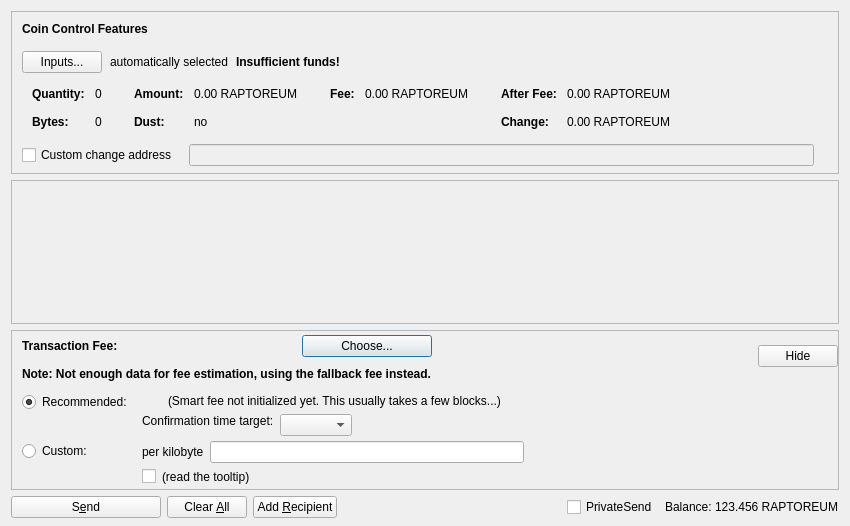
<?xml version="1.0" encoding="UTF-8"?>
<ui version="4.0">
 <class>SendCoinsDialog</class>
 <widget class="QDialog" name="SendCoinsDialog">
  <property name="geometry">
   <rect>
    <x>0</x>
    <y>0</y>
    <width>850</width>
    <height>526</height>
   </rect>
  </property>
  <property name="windowTitle">
   <string>Send Coins</string>
  </property>
  <layout class="QVBoxLayout" name="verticalLayout" stretch="0,1,0,0">
   <property name="bottomMargin">
    <number>8</number>
   </property>
   <item>
    <widget class="QFrame" name="frameCoinControl">
     <property name="sizePolicy">
      <sizepolicy hsizetype="Expanding" vsizetype="Expanding">
       <horstretch>0</horstretch>
       <verstretch>0</verstretch>
      </sizepolicy>
     </property>
     <property name="maximumSize">
      <size>
       <width>16777215</width>
       <height>16777215</height>
      </size>
     </property>
     <property name="frameShape">
      <enum>QFrame::StyledPanel</enum>
     </property>
     <property name="frameShadow">
      <enum>QFrame::Sunken</enum>
     </property>
     <layout class="QVBoxLayout" name="verticalLayoutCoinControl2">
      <property name="spacing">
       <number>0</number>
      </property>
      <property name="leftMargin">
       <number>0</number>
      </property>
      <property name="topMargin">
       <number>0</number>
      </property>
      <property name="rightMargin">
       <number>0</number>
      </property>
      <property name="bottomMargin">
       <number>6</number>
      </property>
      <item>
       <layout class="QVBoxLayout" name="verticalLayoutCoinControl" stretch="0,0,0,0,1">
        <property name="spacing">
         <number>0</number>
        </property>
        <property name="leftMargin">
         <number>10</number>
        </property>
        <property name="topMargin">
         <number>10</number>
        </property>
        <item>
         <layout class="QHBoxLayout" name="horizontalLayoutCoinControl1">
          <property name="bottomMargin">
           <number>15</number>
          </property>
          <item>
           <widget class="QLabel" name="labelCoinControlFeatures">
            <property name="sizePolicy">
             <sizepolicy hsizetype="Preferred" vsizetype="Maximum">
              <horstretch>0</horstretch>
              <verstretch>0</verstretch>
             </sizepolicy>
            </property>
            <property name="font">
             <font>
              <weight>75</weight>
              <bold>true</bold>
             </font>
            </property>
            <property name="styleSheet">
             <string notr="true">font-weight:bold;</string>
            </property>
            <property name="text">
             <string>Coin Control Features</string>
            </property>
           </widget>
          </item>
         </layout>
        </item>
        <item>
         <layout class="QHBoxLayout" name="horizontalLayoutCoinControl2" stretch="0,0,0,0">
          <property name="spacing">
           <number>8</number>
          </property>
          <property name="bottomMargin">
           <number>10</number>
          </property>
          <item>
           <widget class="QPushButton" name="pushButtonCoinControl">
            <property name="styleSheet">
             <string notr="true"/>
            </property>
            <property name="text">
             <string>Inputs...</string>
            </property>
            <property name="autoDefault">
             <bool>false</bool>
            </property>
           </widget>
          </item>
          <item>
           <widget class="QLabel" name="labelCoinControlAutomaticallySelected">
            <property name="text">
             <string>automatically selected</string>
            </property>
            <property name="margin">
             <number>5</number>
            </property>
           </widget>
          </item>
          <item>
           <widget class="QLabel" name="labelCoinControlInsuffFunds">
            <property name="font">
             <font>
              <weight>75</weight>
              <bold>true</bold>
             </font>
            </property>
            <property name="styleSheet">
             <string notr="true">font-weight:bold;</string>
            </property>
            <property name="text">
             <string>Insufficient funds!</string>
            </property>
            <property name="margin">
             <number>5</number>
            </property>
           </widget>
          </item>
          <item>
           <spacer name="horizontalSpacerCoinControl">
            <property name="orientation">
             <enum>Qt::Horizontal</enum>
            </property>
            <property name="sizeHint" stdset="0">
             <size>
              <width>40</width>
              <height>1</height>
             </size>
            </property>
           </spacer>
          </item>
         </layout>
        </item>
        <item>
         <widget class="QWidget" name="widgetCoinControl" native="true">
          <property name="sizePolicy">
           <sizepolicy hsizetype="Preferred" vsizetype="Preferred">
            <horstretch>0</horstretch>
            <verstretch>0</verstretch>
           </sizepolicy>
          </property>
          <property name="minimumSize">
           <size>
            <width>0</width>
            <height>0</height>
           </size>
          </property>
          <property name="styleSheet">
           <string notr="true"/>
          </property>
          <layout class="QHBoxLayout" name="horizontalLayoutCoinControl5">
           <property name="leftMargin">
            <number>0</number>
           </property>
           <property name="topMargin">
            <number>0</number>
           </property>
           <property name="rightMargin">
            <number>0</number>
           </property>
           <property name="bottomMargin">
            <number>0</number>
           </property>
           <item>
            <layout class="QHBoxLayout" name="horizontalLayoutCoinControl3" stretch="0,0,0,1">
             <property name="spacing">
              <number>20</number>
             </property>
             <property name="topMargin">
              <number>0</number>
             </property>
             <property name="bottomMargin">
              <number>10</number>
             </property>
             <item>
              <layout class="QFormLayout" name="formLayoutCoinControl1">
               <property name="horizontalSpacing">
                <number>10</number>
               </property>
               <property name="verticalSpacing">
                <number>14</number>
               </property>
               <property name="leftMargin">
                <number>10</number>
               </property>
               <property name="topMargin">
                <number>4</number>
               </property>
               <property name="rightMargin">
                <number>6</number>
               </property>
               <item row="0" column="0">
                <widget class="QLabel" name="labelCoinControlQuantityText">
                 <property name="font">
                  <font>
                   <weight>75</weight>
                   <bold>true</bold>
                  </font>
                 </property>
                 <property name="text">
                  <string>Quantity:</string>
                 </property>
                 <property name="margin">
                  <number>0</number>
                 </property>
                </widget>
               </item>
               <item row="0" column="1">
                <widget class="QLabel" name="labelCoinControlQuantity">
                 <property name="cursor">
                  <cursorShape>IBeamCursor</cursorShape>
                 </property>
                 <property name="contextMenuPolicy">
                  <enum>Qt::ActionsContextMenu</enum>
                 </property>
                 <property name="text">
                  <string notr="true">0</string>
                 </property>
                 <property name="margin">
                  <number>0</number>
                 </property>
                 <property name="textInteractionFlags">
                  <set>Qt::LinksAccessibleByMouse|Qt::TextSelectableByKeyboard|Qt::TextSelectableByMouse</set>
                 </property>
                </widget>
               </item>
               <item row="1" column="0">
                <widget class="QLabel" name="labelCoinControlBytesText">
                 <property name="font">
                  <font>
                   <weight>75</weight>
                   <bold>true</bold>
                  </font>
                 </property>
                 <property name="text">
                  <string>Bytes:</string>
                 </property>
                </widget>
               </item>
               <item row="1" column="1">
                <widget class="QLabel" name="labelCoinControlBytes">
                 <property name="cursor">
                  <cursorShape>IBeamCursor</cursorShape>
                 </property>
                 <property name="contextMenuPolicy">
                  <enum>Qt::ActionsContextMenu</enum>
                 </property>
                 <property name="text">
                  <string notr="true">0</string>
                 </property>
                 <property name="textInteractionFlags">
                  <set>Qt::LinksAccessibleByMouse|Qt::TextSelectableByKeyboard|Qt::TextSelectableByMouse</set>
                 </property>
                </widget>
               </item>
              </layout>
             </item>
             <item>
              <layout class="QFormLayout" name="formLayoutCoinControl2">
               <property name="horizontalSpacing">
                <number>10</number>
               </property>
               <property name="verticalSpacing">
                <number>14</number>
               </property>
               <property name="leftMargin">
                <number>6</number>
               </property>
               <property name="topMargin">
                <number>4</number>
               </property>
               <property name="rightMargin">
                <number>6</number>
               </property>
               <item row="0" column="0">
                <widget class="QLabel" name="labelCoinControlAmountText">
                 <property name="font">
                  <font>
                   <weight>75</weight>
                   <bold>true</bold>
                  </font>
                 </property>
                 <property name="text">
                  <string>Amount:</string>
                 </property>
                 <property name="margin">
                  <number>0</number>
                 </property>
                </widget>
               </item>
               <item row="0" column="1">
                <widget class="QLabel" name="labelCoinControlAmount">
                 <property name="cursor">
                  <cursorShape>IBeamCursor</cursorShape>
                 </property>
                 <property name="contextMenuPolicy">
                  <enum>Qt::ActionsContextMenu</enum>
                 </property>
                 <property name="text">
                  <string notr="true">0.00 RAPTOREUM</string>
                 </property>
                 <property name="textInteractionFlags">
                  <set>Qt::LinksAccessibleByMouse|Qt::TextSelectableByKeyboard|Qt::TextSelectableByMouse</set>
                 </property>
                </widget>
               </item>
               <item row="1" column="0">
                <widget class="QLabel" name="labelCoinControlLowOutputText">
                 <property name="font">
                  <font>
                   <weight>75</weight>
                   <bold>true</bold>
                  </font>
                 </property>
                 <property name="text">
                  <string>Dust:</string>
                 </property>
                </widget>
               </item>
               <item row="1" column="1">
                <widget class="QLabel" name="labelCoinControlLowOutput">
                 <property name="cursor">
                  <cursorShape>IBeamCursor</cursorShape>
                 </property>
                 <property name="contextMenuPolicy">
                  <enum>Qt::ActionsContextMenu</enum>
                 </property>
                 <property name="text">
                  <string notr="true">no</string>
                 </property>
                 <property name="textInteractionFlags">
                  <set>Qt::LinksAccessibleByMouse|Qt::TextSelectableByKeyboard|Qt::TextSelectableByMouse</set>
                 </property>
                </widget>
               </item>
              </layout>
             </item>
             <item>
              <layout class="QFormLayout" name="formLayoutCoinControl3">
               <property name="horizontalSpacing">
                <number>10</number>
               </property>
               <property name="verticalSpacing">
                <number>14</number>
               </property>
               <property name="leftMargin">
                <number>6</number>
               </property>
               <property name="topMargin">
                <number>4</number>
               </property>
               <property name="rightMargin">
                <number>6</number>
               </property>
               <item row="0" column="0">
                <widget class="QLabel" name="labelCoinControlFeeText">
                 <property name="font">
                  <font>
                   <weight>75</weight>
                   <bold>true</bold>
                  </font>
                 </property>
                 <property name="text">
                  <string>Fee:</string>
                 </property>
                 <property name="margin">
                  <number>0</number>
                 </property>
                </widget>
               </item>
               <item row="0" column="1">
                <widget class="QLabel" name="labelCoinControlFee">
                 <property name="cursor">
                  <cursorShape>IBeamCursor</cursorShape>
                 </property>
                 <property name="contextMenuPolicy">
                  <enum>Qt::ActionsContextMenu</enum>
                 </property>
                 <property name="text">
                  <string notr="true">0.00 RAPTOREUM</string>
                 </property>
                 <property name="textInteractionFlags">
                  <set>Qt::LinksAccessibleByMouse|Qt::TextSelectableByKeyboard|Qt::TextSelectableByMouse</set>
                 </property>
                </widget>
               </item>
              </layout>
             </item>
             <item>
              <layout class="QFormLayout" name="formLayoutCoinControl4">
               <property name="horizontalSpacing">
                <number>10</number>
               </property>
               <property name="verticalSpacing">
                <number>14</number>
               </property>
               <property name="leftMargin">
                <number>6</number>
               </property>
               <property name="topMargin">
                <number>4</number>
               </property>
               <property name="rightMargin">
                <number>6</number>
               </property>
               <item row="0" column="0">
                <widget class="QLabel" name="labelCoinControlAfterFeeText">
                 <property name="font">
                  <font>
                   <weight>75</weight>
                   <bold>true</bold>
                  </font>
                 </property>
                 <property name="text">
                  <string>After Fee:</string>
                 </property>
                 <property name="margin">
                  <number>0</number>
                 </property>
                </widget>
               </item>
               <item row="0" column="1">
                <widget class="QLabel" name="labelCoinControlAfterFee">
                 <property name="cursor">
                  <cursorShape>IBeamCursor</cursorShape>
                 </property>
                 <property name="contextMenuPolicy">
                  <enum>Qt::ActionsContextMenu</enum>
                 </property>
                 <property name="text">
                  <string notr="true">0.00 RAPTOREUM</string>
                 </property>
                 <property name="textInteractionFlags">
                  <set>Qt::LinksAccessibleByMouse|Qt::TextSelectableByKeyboard|Qt::TextSelectableByMouse</set>
                 </property>
                </widget>
               </item>
               <item row="1" column="0">
                <widget class="QLabel" name="labelCoinControlChangeText">
                 <property name="font">
                  <font>
                   <weight>75</weight>
                   <bold>true</bold>
                  </font>
                 </property>
                 <property name="text">
                  <string>Change:</string>
                 </property>
                </widget>
               </item>
               <item row="1" column="1">
                <widget class="QLabel" name="labelCoinControlChange">
                 <property name="cursor">
                  <cursorShape>IBeamCursor</cursorShape>
                 </property>
                 <property name="contextMenuPolicy">
                  <enum>Qt::ActionsContextMenu</enum>
                 </property>
                 <property name="text">
                  <string notr="true">0.00 RAPTOREUM</string>
                 </property>
                 <property name="textInteractionFlags">
                  <set>Qt::LinksAccessibleByMouse|Qt::TextSelectableByKeyboard|Qt::TextSelectableByMouse</set>
                 </property>
                </widget>
               </item>
              </layout>
             </item>
            </layout>
           </item>
          </layout>
         </widget>
        </item>
        <item>
         <layout class="QHBoxLayout" name="horizontalLayoutCoinControl4" stretch="0,0,0">
          <property name="spacing">
           <number>12</number>
          </property>
          <property name="sizeConstraint">
           <enum>QLayout::SetDefaultConstraint</enum>
          </property>
          <property name="topMargin">
           <number>5</number>
          </property>
          <property name="rightMargin">
           <number>5</number>
          </property>
          <item>
           <widget class="QCheckBox" name="checkBoxCoinControlChange">
            <property name="toolTip">
             <string>If this is activated, but the change address is empty or invalid, change will be sent to a newly generated address.</string>
            </property>
            <property name="text">
             <string>Custom change address</string>
            </property>
           </widget>
          </item>
          <item>
           <widget class="QValidatedLineEdit" name="lineEditCoinControlChange">
            <property name="enabled">
             <bool>false</bool>
            </property>
            <property name="sizePolicy">
             <sizepolicy hsizetype="Expanding" vsizetype="Fixed">
              <horstretch>0</horstretch>
              <verstretch>0</verstretch>
             </sizepolicy>
            </property>
           </widget>
          </item>
          <item>
           <widget class="QLabel" name="labelCoinControlChangeLabel">
            <property name="sizePolicy">
             <sizepolicy hsizetype="Preferred" vsizetype="Expanding">
              <horstretch>0</horstretch>
              <verstretch>0</verstretch>
             </sizepolicy>
            </property>
            <property name="minimumSize">
             <size>
              <width>0</width>
              <height>0</height>
             </size>
            </property>
            <property name="text">
             <string/>
            </property>
            <property name="margin">
             <number>3</number>
            </property>
           </widget>
          </item>
         </layout>
        </item>
        <item>
         <spacer name="verticalSpacerCoinControl">
          <property name="orientation">
           <enum>Qt::Vertical</enum>
          </property>
          <property name="sizeHint" stdset="0">
           <size>
            <width>800</width>
            <height>1</height>
           </size>
          </property>
         </spacer>
        </item>
       </layout>
      </item>
     </layout>
    </widget>
   </item>
   <item>
    <widget class="QScrollArea" name="scrollArea">
     <property name="widgetResizable">
      <bool>true</bool>
     </property>
     <widget class="QWidget" name="scrollAreaWidgetContents">
      <property name="geometry">
       <rect>
        <x>0</x>
        <y>0</y>
        <width>830</width>
        <height>104</height>
       </rect>
      </property>
      <layout class="QVBoxLayout" name="verticalLayout_2" stretch="0,1">
       <property name="leftMargin">
        <number>0</number>
       </property>
       <property name="topMargin">
        <number>0</number>
       </property>
       <property name="rightMargin">
        <number>0</number>
       </property>
       <property name="bottomMargin">
        <number>0</number>
       </property>
       <item>
        <layout class="QVBoxLayout" name="entries">
         <property name="spacing">
          <number>6</number>
         </property>
        </layout>
       </item>
       <item>
        <spacer name="verticalSpacer">
         <property name="orientation">
          <enum>Qt::Vertical</enum>
         </property>
         <property name="sizeHint" stdset="0">
          <size>
           <width>20</width>
           <height>40</height>
          </size>
         </property>
        </spacer>
       </item>
      </layout>
     </widget>
    </widget>
   </item>
   <item>
    <widget class="QFrame" name="frameFee">
     <property name="sizePolicy">
      <sizepolicy hsizetype="Expanding" vsizetype="Expanding">
       <horstretch>0</horstretch>
       <verstretch>0</verstretch>
      </sizepolicy>
     </property>
     <property name="maximumSize">
      <size>
       <width>16777215</width>
       <height>16777215</height>
      </size>
     </property>
     <property name="frameShape">
      <enum>QFrame::StyledPanel</enum>
     </property>
     <property name="frameShadow">
      <enum>QFrame::Sunken</enum>
     </property>
     <layout class="QVBoxLayout" name="verticalLayoutFee1">
      <property name="spacing">
       <number>0</number>
      </property>
      <property name="leftMargin">
       <number>0</number>
      </property>
      <property name="topMargin">
       <number>0</number>
      </property>
      <property name="rightMargin">
       <number>0</number>
      </property>
      <property name="bottomMargin">
       <number>0</number>
      </property>
      <item>
       <layout class="QVBoxLayout" name="verticalLayoutFee2" stretch="0,0,0">
        <property name="spacing">
         <number>0</number>
        </property>
        <property name="leftMargin">
         <number>10</number>
        </property>
        <property name="topMargin">
         <number>0</number>
        </property>
        <item>
         <layout class="QHBoxLayout" name="horizontalLayoutFee1">
          <property name="bottomMargin">
           <number>0</number>
          </property>
          <item>
           <layout class="QVBoxLayout" name="verticalLayoutFee7">
            <property name="spacing">
             <number>0</number>
            </property>
            <item>
             <spacer name="verticalSpacerSmartFee">
              <property name="orientation">
               <enum>Qt::Vertical</enum>
              </property>
              <property name="sizeType">
               <enum>QSizePolicy::Fixed</enum>
              </property>
              <property name="sizeHint" stdset="0">
               <size>
                <width>1</width>
                <height>4</height>
               </size>
              </property>
             </spacer>
            </item>
            <item>
             <layout class="QHBoxLayout" name="horizontalLayoutSmartFee">
              <property name="spacing">
               <number>10</number>
              </property>
              <item>
               <widget class="QLabel" name="labelFeeHeadline">
                <property name="sizePolicy">
                 <sizepolicy hsizetype="Preferred" vsizetype="Maximum">
                  <horstretch>0</horstretch>
                  <verstretch>0</verstretch>
                 </sizepolicy>
                </property>
                <property name="font">
                 <font>
                  <weight>75</weight>
                  <bold>true</bold>
                 </font>
                </property>
                <property name="styleSheet">
                 <string notr="true">font-weight:bold;</string>
                </property>
                <property name="text">
                 <string>Transaction Fee:</string>
                </property>
               </widget>
              </item>
              <item>
               <widget class="QLabel" name="labelFeeMinimized">
                <property name="text">
                 <string/>
                </property>
               </widget>
              </item>
              <item>
               <widget class="QPushButton" name="buttonChooseFee">
                <property name="text">
                 <string>Choose...</string>
                </property>
               </widget>
              </item>
             </layout>
            </item>
            <item>
             <spacer name="verticalSpacer_7">
              <property name="orientation">
               <enum>Qt::Vertical</enum>
              </property>
              <property name="sizeHint" stdset="0">
               <size>
                <width>1</width>
                <height>10</height>
               </size>
              </property>
             </spacer>
            </item>
            <item>
             <widget class="QLabel" name="fallbackFeeWarningLabel">
              <property name="toolTip">
               <string>Using the fallbackfee can result in sending a transaction that will take several hours or days (or never) to confirm. Consider choosing your fee manually or wait until you have validated the complete chain.</string>
              </property>
              <property name="font">
              <font>
                  <weight>75</weight>
                  <bold>true</bold>
              </font>
              </property>
              <property name="text">
               <string>Note: Not enough data for fee estimation, using the fallback fee instead.</string>
              </property>
              <property name="wordWrap">
               <bool>false</bool>
              </property>
             </widget>
            </item>
            <item>
             <spacer name="verticalSpacer_5">
              <property name="orientation">
               <enum>Qt::Vertical</enum>
              </property>
              <property name="sizeHint" stdset="0">
               <size>
                <width>1</width>
                <height>1</height>
               </size>
              </property>
             </spacer>
            </item>
           </layout>
          </item>
          <item>
           <spacer name="horizontalSpacer_4">
            <property name="orientation">
             <enum>Qt::Horizontal</enum>
            </property>
            <property name="sizeHint" stdset="0">
             <size>
              <width>1</width>
              <height>1</height>
             </size>
            </property>
           </spacer>
          </item>
          <item>
           <widget class="QPushButton" name="buttonMinimizeFee">
            <property name="toolTip">
             <string>collapse fee-settings</string>
            </property>
            <property name="text">
             <string>Hide</string>
            </property>
           </widget>
          </item>
         </layout>
        </item>
        <item>
         <widget class="QFrame" name="frameFeeSelection">
          <layout class="QVBoxLayout" name="verticalLayoutFee12">
           <property name="spacing">
            <number>0</number>
           </property>
           <property name="leftMargin">
            <number>0</number>
           </property>
           <property name="topMargin">
            <number>0</number>
           </property>
           <property name="rightMargin">
            <number>0</number>
           </property>
           <property name="bottomMargin">
            <number>0</number>
           </property>
           <item>
            <layout class="QGridLayout" name="gridLayoutFee">
             <property name="topMargin">
              <number>10</number>
             </property>
             <property name="bottomMargin">
              <number>4</number>
             </property>
             <property name="horizontalSpacing">
              <number>10</number>
             </property>
             <property name="verticalSpacing">
              <number>4</number>
             </property>
             <item row="1" column="1">
              <layout class="QVBoxLayout" name="verticalLayoutFee8">
               <property name="spacing">
                <number>6</number>
               </property>
               <item>
                <layout class="QHBoxLayout" name="horizontalLayoutFee13">
                 <item>
                  <widget class="QLabel" name="labelCustomPerKilobyte">
                   <property name="toolTip">
                    <string>If the custom fee is set to 1000 duffs and the transaction is only 250 bytes, then &quot;per kilobyte&quot; only pays 250 duffs in fee,&lt;br /&gt;while &quot;at least&quot; pays 1000 duffs. For transactions bigger than a kilobyte both pay by kilobyte.</string>
                   </property>
                   <property name="text">
                    <string>per kilobyte</string>
                   </property>
                  </widget>
                 </item>
                 <item>
                  <widget class="BitcoinAmountField" name="customFee"/>
                 </item>
                 <item>
                  <spacer name="horizontalSpacer_6">
                   <property name="orientation">
                    <enum>Qt::Horizontal</enum>
                   </property>
                   <property name="sizeHint" stdset="0">
                    <size>
                     <width>1</width>
                     <height>1</height>
                    </size>
                   </property>
                  </spacer>
                 </item>
                </layout>
               </item>
               <item>
                <layout class="QHBoxLayout" name="horizontalLayoutFee8">
                 <item>
                  <widget class="QCheckBox" name="checkBoxMinimumFee">
                   <property name="toolTip">
                    <string>Paying only the minimum fee is just fine as long as there is less transaction volume than space in the blocks.&lt;br /&gt;But be aware that this can end up in a never confirming transaction once there is more demand for thooneum transactions than the network can process.</string>
                   </property>
                   <property name="text">
                    <string/>
                   </property>
                  </widget>
                 </item>
                 <item>
                  <widget class="QLabel" name="labelMinFeeWarning">
                   <property name="enabled">
                    <bool>true</bool>
                   </property>
                   <property name="toolTip">
                    <string>Paying only the minimum fee is just fine as long as there is less transaction volume than space in the blocks.&lt;br /&gt;But be aware that this can end up in a never confirming transaction once there is more demand for thooneum transactions than the network can process.</string>
                   </property>
                   <property name="text">
                    <string>(read the tooltip)</string>
                   </property>
                   <property name="margin">
                    <number>5</number>
                   </property>
                  </widget>
                 </item>
                 <item>
                  <spacer name="horizontalSpacer_2">
                   <property name="orientation">
                    <enum>Qt::Horizontal</enum>
                   </property>
                   <property name="sizeHint" stdset="0">
                    <size>
                     <width>1</width>
                     <height>1</height>
                    </size>
                   </property>
                  </spacer>
                 </item>
                </layout>
               </item>
              </layout>
             </item>
             <item row="0" column="0">
              <layout class="QVBoxLayout" name="verticalLayoutFee4" stretch="0,1">
               <item>
                <widget class="QRadioButton" name="radioSmartFee">
                 <property name="text">
                  <string>Recommended:</string>
                 </property>
                 <property name="checked">
                  <bool>true</bool>
                 </property>
                 <attribute name="buttonGroup">
                  <string notr="true">groupFee</string>
                 </attribute>
                </widget>
               </item>
               <item>
                <spacer name="verticalSpacer_2">
                 <property name="orientation">
                  <enum>Qt::Vertical</enum>
                 </property>
                 <property name="sizeHint" stdset="0">
                  <size>
                   <width>1</width>
                   <height>1</height>
                  </size>
                 </property>
                </spacer>
               </item>
              </layout>
             </item>
             <item row="1" column="0">
              <layout class="QVBoxLayout" name="verticalLayoutFee9" stretch="0,1">
               <item>
                <widget class="QRadioButton" name="radioCustomFee">
                 <property name="text">
                  <string>Custom:</string>
                 </property>
                 <attribute name="buttonGroup">
                  <string notr="true">groupFee</string>
                 </attribute>
                </widget>
               </item>
               <item>
                <spacer name="verticalSpacer_6">
                 <property name="orientation">
                  <enum>Qt::Vertical</enum>
                 </property>
                 <property name="sizeHint" stdset="0">
                  <size>
                   <width>1</width>
                   <height>1</height>
                  </size>
                 </property>
                </spacer>
               </item>
              </layout>
             </item>
             <item row="0" column="1">
              <layout class="QVBoxLayout" name="verticalLayoutFee3" stretch="0,0,1">
               <property name="spacing">
                <number>6</number>
               </property>
               <property name="topMargin">
                <number>2</number>
               </property>
               <item>
                <layout class="QHBoxLayout" name="horizontalLayoutFee12">
                 <item>
                  <widget class="QLabel" name="labelSmartFee">
                   <property name="text">
                    <string/>
                   </property>
                   <property name="margin">
                    <number>2</number>
                   </property>
                  </widget>
                 </item>
                 <item>
                  <widget class="QLabel" name="labelFeeEstimation">
                   <property name="text">
                    <string/>
                   </property>
                  </widget>
                 </item>
                 <item>
                  <widget class="QLabel" name="labelSmartFee2">
                   <property name="text">
                    <string>(Smart fee not initialized yet. This usually takes a few blocks...)</string>
                   </property>
                   <property name="margin">
                    <number>2</number>
                   </property>
                  </widget>
                 </item>
                 <item>
                  <spacer name="horizontalSpacer_5">
                   <property name="orientation">
                    <enum>Qt::Horizontal</enum>
                   </property>
                   <property name="sizeHint" stdset="0">
                    <size>
                     <width>1</width>
                     <height>1</height>
                    </size>
                   </property>
                  </spacer>
                 </item>
                </layout>
               </item>
               <item>
                <layout class="QHBoxLayout" name="horizontalLayoutFee9">
                 <item>
                  <layout class="QVBoxLayout" name="verticalLayoutFee6">
                   <item>
                    <widget class="QLabel" name="labelSmartFee3">
                     <property name="text">
                      <string>Confirmation time target:</string>
                     </property>
                     <property name="margin">
                      <number>2</number>
                     </property>
                    </widget>
                   </item>
                   <item>
                    <spacer name="verticalSpacer_3">
                     <property name="orientation">
                      <enum>Qt::Vertical</enum>
                     </property>
                     <property name="sizeHint" stdset="0">
                      <size>
                       <width>1</width>
                       <height>1</height>
                      </size>
                     </property>
                    </spacer>
                   </item>
                  </layout>
                 </item>
                 <item>
                  <layout class="QVBoxLayout" name="verticalLayoutFee5">
                   <property name="rightMargin">
                    <number>30</number>
                   </property>
                   <item>
                    <layout class="QHBoxLayout" name="horizontalLayoutConfTarget">
                     <property name="bottomMargin">
                      <number>0</number>
                     </property>
                     <item>
                      <widget class="QComboBox" name="confTargetSelector"/>
                     </item>
                     <item>
                      <spacer name="horizontalSpacerConfTarget">
                       <property name="orientation">
                        <enum>Qt::Horizontal</enum>
                       </property>
                       <property name="sizeHint" stdset="0">
                        <size>
                         <width>40</width>
                         <height>20</height>
                        </size>
                       </property>
                      </spacer>
                     </item>
                    </layout>
                   </item>
                  </layout>
                 </item>
                </layout>
               </item>
               <item>
                <spacer name="verticalSpacer_4">
                 <property name="orientation">
                  <enum>Qt::Vertical</enum>
                 </property>
                 <property name="sizeHint" stdset="0">
                  <size>
                   <width>1</width>
                   <height>1</height>
                  </size>
                 </property>
                </spacer>
               </item>
              </layout>
             </item>
            </layout>
           </item>
          </layout>
         </widget>
        </item>
        <item>
         <spacer name="verticalSpacerFee">
          <property name="orientation">
           <enum>Qt::Vertical</enum>
          </property>
          <property name="sizeHint" stdset="0">
           <size>
            <width>800</width>
            <height>1</height>
           </size>
          </property>
         </spacer>
        </item>
       </layout>
      </item>
     </layout>
    </widget>
   </item>
   <item>
    <layout class="QHBoxLayout" name="horizontalLayout">
     <item>
      <widget class="QPushButton" name="sendButton">
       <property name="minimumSize">
        <size>
         <width>150</width>
         <height>0</height>
        </size>
       </property>
       <property name="toolTip">
        <string>Confirm the send action</string>
       </property>
       <property name="text">
        <string>S&amp;end</string>
       </property>
       <property name="autoDefault">
        <bool>false</bool>
       </property>
       <property name="default">
        <bool>false</bool>
       </property>
      </widget>
     </item>
     <item>
      <widget class="QPushButton" name="clearButton">
       <property name="sizePolicy">
        <sizepolicy hsizetype="Minimum" vsizetype="Fixed">
         <horstretch>0</horstretch>
         <verstretch>0</verstretch>
        </sizepolicy>
       </property>
       <property name="toolTip">
        <string>Clear all fields of the form.</string>
       </property>
       <property name="text">
        <string>Clear &amp;All</string>
       </property>
       <property name="autoDefault">
        <bool>false</bool>
       </property>
      </widget>
     </item>
     <item>
      <widget class="QPushButton" name="addButton">
       <property name="toolTip">
        <string>Send to multiple recipients at once</string>
       </property>
       <property name="text">
        <string>Add &amp;Recipient</string>
       </property>
       <property name="autoDefault">
        <bool>false</bool>
       </property>
      </widget>
     </item>
     <item>
      <spacer name="horizontalSpacer">
       <property name="orientation">
        <enum>Qt::Horizontal</enum>
       </property>
       <property name="sizeHint" stdset="0">
        <size>
         <width>40</width>
         <height>20</height>
        </size>
       </property>
      </spacer>
     </item>
     <item>
      <layout class="QHBoxLayout" name="horizontalLayout_2">
       <property name="spacing">
        <number>3</number>
       </property>
       <item>
        <widget class="QCheckBox" name="checkUsePrivateSend">
         <property name="minimumSize">
          <size>
           <width>95</width>
           <height>0</height>
          </size>
         </property>
         <property name="text">
          <string>PrivateSend</string>
         </property>
         <property name="checked">
          <bool>false</bool>
         </property>
        </widget>
       </item>
       <item>
        <widget class="QLabel" name="label">
         <property name="text">
          <string>Balance:</string>
         </property>
        </widget>
       </item>
       <item>
        <widget class="QLabel" name="labelBalance">
         <property name="sizePolicy">
          <sizepolicy hsizetype="Preferred" vsizetype="Fixed">
           <horstretch>0</horstretch>
           <verstretch>0</verstretch>
          </sizepolicy>
         </property>
         <property name="cursor">
          <cursorShape>IBeamCursor</cursorShape>
         </property>
         <property name="text">
          <string notr="true">123.456 RAPTOREUM</string>
         </property>
         <property name="textInteractionFlags">
          <set>Qt::LinksAccessibleByMouse|Qt::TextSelectableByKeyboard|Qt::TextSelectableByMouse</set>
         </property>
        </widget>
       </item>
      </layout>
     </item>
    </layout>
   </item>
  </layout>
 </widget>
 <customwidgets>
  <customwidget>
   <class>QValidatedLineEdit</class>
   <extends>QLineEdit</extends>
   <header>qvalidatedlineedit.h</header>
  </customwidget>
  <customwidget>
   <class>BitcoinAmountField</class>
   <extends>QLineEdit</extends>
   <header>bitcoinamountfield.h</header>
   <container>1</container>
  </customwidget>
 </customwidgets>
 <resources>
  <include location="../thooneum.qrc"/>
 </resources>
 <connections/>
 <buttongroups>
  <buttongroup name="groupFee"/>
 </buttongroups>
</ui>
